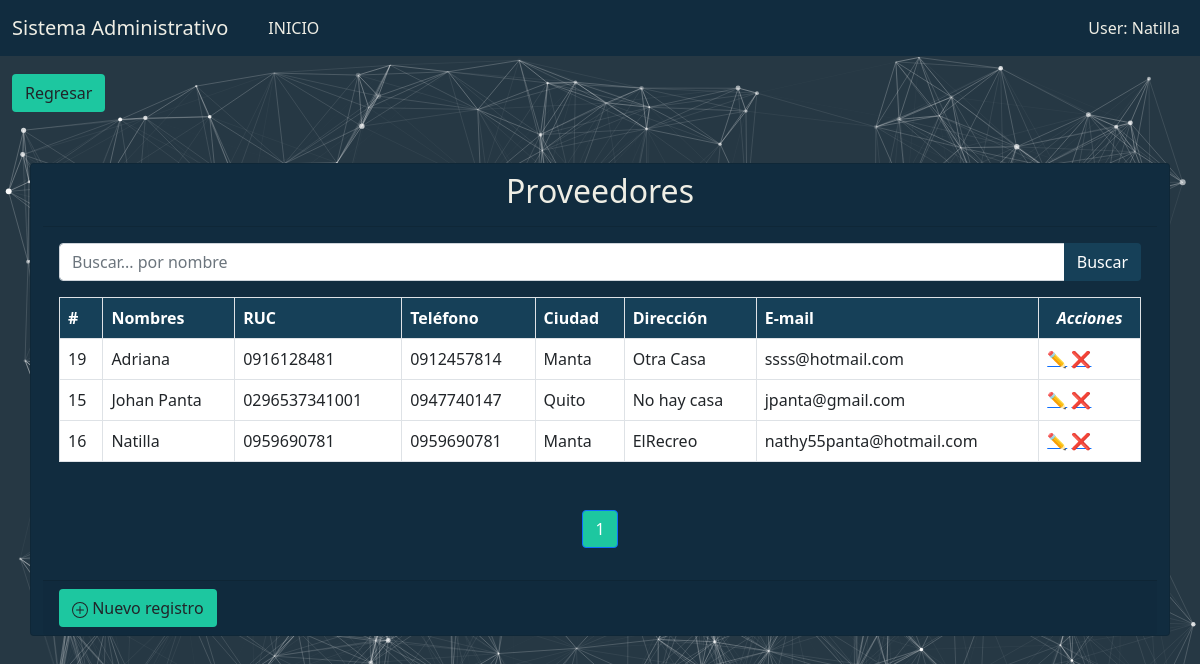
The app's page /compra/proveedor/ with its own data.
### aplicaciones/compras/models.py (models this page shows, shortened)
class Proveedor(models.Model):
    nombre = models.CharField(max_length=200, unique=True)
    ruc = models.CharField(max_length=13, unique=True)
    email = models.EmailField(max_length=100, unique=True)
    telefono = models.CharField(max_length=50, null=True,unique=True)
    ciudad = models.CharField(max_length=50,verbose_name='Ciudad')
    direccion = models.CharField(max_length=200, null=True)
    class Meta:
        verbose_name = 'Proveedor'
        verbose_name_plural = "Proveedores"
        ordering = ('nombre',)

### aplicaciones/compras/views/proveedor/views.py (the view)
# urls.py: path('proveedor/', ProveedorListView.as_view(),name='proveedor'),
class ProveedorListView(ListView):
    template_name = 'op/prov/proveedores.html'
    model = Proveedor
    context_object_name = 'proveedores'
    paginate_by = 4
    def get_queryset(self):
        query = self.request.GET.get("query")
        print(query)
        if query:
            return self.model.objects.filter(nombre__icontains=query)
        else:
            return self.model.objects.all()
    def get_context_data(self, **kwargs):
        context = super().get_context_data(**kwargs)
        context['url_anterior'] = '/compra/menu'
        context['listar_url']='/compra/proveedor/'
        context['crear_url']= '/compra/crearprov/'
        context['titulo']='Proveedores'
        context['query']=self.request.GET.get("query")or ""
        return context

### aplicaciones/compras/templates/op/prov/proveedores.html
{% extends 'consulta.html' %}
{% load static %}
{% block search %}
    <form action="{% url 'compras:proveedor' %}" method="GET">
    <div class="input-group mb-3">
        <input type="text" name="query" value="{{ query }}" class="form-control" placeholder="Buscar... por nombre" id="idInputSearch" aria-describedby="basic-addon2">
        <button type="submit" style="background-color: #164058; color: #ffffff" class="btn  mr-1" id="idSearchSp">Buscar</button>
    </div>
    </form>
{% endblock %}
{% block columns %}
    <tr class="table-striped" style="background-color: #164058; color: #ffffff">
                <th scope="col">#</th>
                <th scope="col">Nombres</th>
                <th scope="col">RUC</th>
                <th scope="col">Teléfono</th>
                <th scope="col">Ciudad</th>
                <th scope="col">Dirección</th>
                <th scope="col">E-mail</th>
                <th class="fst-italic text-center" scope="col">Acciones</th>
            </tr>
{% endblock %}
{% block rows %}
    {% for object in proveedores %}
        <tr class="align-middle" style="background-color: #ffffff;" >
            <td>{{ object.id }}</td>
            <td>{{ object.nombre }}</td>
            <td>{{ object.ruc }}</td>
            <td>{{ object.telefono }}</td>
            <td>{{ object.ciudad }}</td>
            <td>{{ object.direccion }}</td>
            <td>{{ object.email }}</td>
             <td class="acciones">
                <a href="{% url 'compras:actualizarprov' object.id %}">✏️</a>
                <a href="{% url 'compras:eliminarprov' object.id %}">❌</a>
            </td>
        </tr>
    {% endfor %}
{% endblock %}

### templates/consulta.html (shortened to what this page needs)
{% extends 'base.html' %}
{% load static %}
{% block main %}
    <div class="container card card-primary" style="background-color: #112c3f">
        <div class="card-header" style="background-color: #112c3f">
            <h3 class="card-title text-center fs-2 " style="color: #EFEEE5">
                {{ titulo }}
            </h3>
        </div>
        <div class="card-body table-responsive">
            {% block search %}
            {% endblock %}
            <table class="table table-bordered" id="data">
                <thead>
                {% block columns %}
                {% endblock %}
                </thead>
                <tbody>
                {% block rows %}
                {% endblock %}
                </tbody>
            </table>
            {% block pagination %}
                <nav aria-label="Page navigation example">
                    <ul class="pagination justify-content-center mt-5">
                        {% for i in page_obj.paginator.page_range %}
                            {% if i == page_obj.number %}
                                <li class="page-item active"  >
                                    <a class="page-link" style="background-color: #1dc7a0" href="#">{{ i }}</a>
                                </li>
                            {% else %}
                                <li class="page-item">
                                    <a class="page-link" style="background-color: #1dc7a0" href="?page={{ i }}">{{ i }}</a>
                                </li>
                            {% endif %}
                        {% endfor %}
                    </ul>
                </nav>
            {% endblock %}
        </div>
        <div class="card-footer">
            {% block buttons_list %}
                <a href="{{ crear_url }}" class="btn  btnTest" style="background-color: #1dc7a0">
                    Nuevo registro
                </a>
            {% endblock %}
        </div>
    </div>
{% endblock %}

### templates/base.html (shortened to what this page needs)
<!DOCTYPE html>
<html lang="es">
<head>
    {% load static %}
    <link href="https://cdn.jsdelivr.net/npm/bootstrap@5.0.2/dist/css/bootstrap.min.css" rel="stylesheet"
>
    <link rel="stylesheet" href="{% static 'css/estilos.css' %}">
</head>
<body>
<header>
    {% block header %}
        {% include 'header.html' %}
    {% endblock %}
</header>
<div id="particles-js"> </div>
<main style="margin-top: 0.1rem" id="contenedor">
    <div class="container-fluid">
        <div class="row">
            <div class="col-md-12">
                <div class="page-title">
                    <ol class="breadcrumb" style="margin-bottom: 1.2rem">
                        <li class="active text-success h5">
                            {% block regresar %}
                                <a class="btn mt-3 mb-4" style="background-color: #1dc7a0 " href="{{ url_anterior }}">
                                    Regresar
                                </a>
                            {% endblock %}
                        </li>
                    </ol>
                </div>
            </div>
        </div>
    </div>
    {% block main %}{% endblock %}
</main>
</body>
</html>

### templates/header.html (shortened to what this page needs)
<nav style="background:#112c3f" class="navbar navbar-expand-md navbar-dark">
  <div class="container-fluid">
    <a href="/admin" class="navbar-brand" style="color: #EFEEE5" >Sistema Administrativo</a>
    <div id="MenuNavegacion" class="collapse navbar-collapse" >
      <ul class="navbar-nav ms-3">
        <li class="nav-item">
          <a class="nav-link active" style="color: #EFEEE5" aria-current="page" href="/">INICIO</a>
        </li>
      </ul>
      <ul class="navbar-nav ms-auto">
          <li class="nav-item" ><a class="nav-link active text-nowrap" style="color: #EFEEE5" href="#">User: Natilla</a></li>
      </ul>
    </div>
  </div>
</nav>

### static/css/estilos.css (style rules this page uses)
body { background-color: #263844; }
#particles-js { height: 100vh; width: 100%; position: fixed; z-index: -1; }

### records on screen
Proveedor: id "19", nombre "Adriana", ruc "0916128481", telefono "0912457814", ciudad "Manta", direccion "Otra Casa", email "ssss@hotmail.com"
Proveedor: id "15", nombre "Johan Panta", ruc "0296537341001", telefono "0947740147", ciudad "Quito", direccion "No hay casa", email "jpanta@gmail.com"
Proveedor: id "16", nombre "Natilla", ruc "0959690781", telefono "0959690781", ciudad "Manta", direccion "ElRecreo", email "nathy55panta@hotmail.com"

### other values on screen
{{ titulo }} "Proveedores"
{{ i }} "1"
